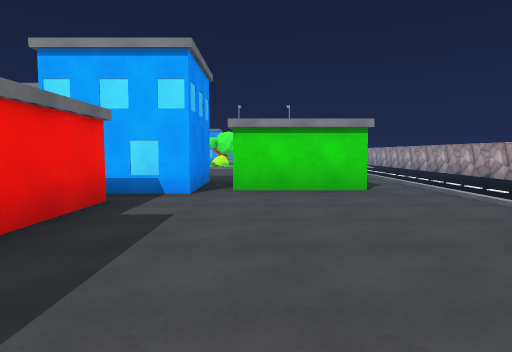
[1] (above)

24 first-person views from a walk through a scene from a Unity 3-D project. The camera is 1.4 m above the floor, tilts 4° down and sees 75° across. The floor is counted in squares, 2 m on a side. Each view is taken from the middle of a square. On the plan, view 1 faces up. The plan holds only what a view shows up to about 10 squares ahead; the rest is blank. The place goes on beyond the plan. The player is left out. Some animated figures are left out. Surface patterns are stand-ins for the level's own textures.

[2]
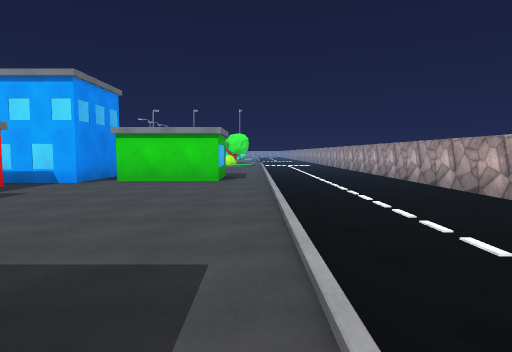

[3]
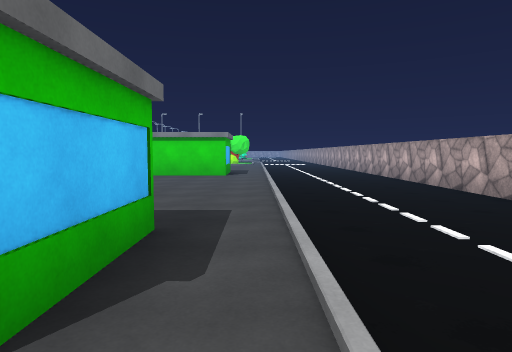

[4]
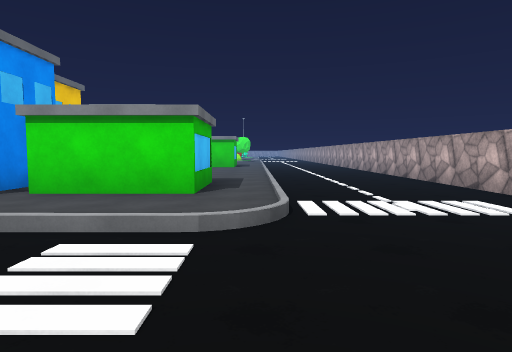

[5]
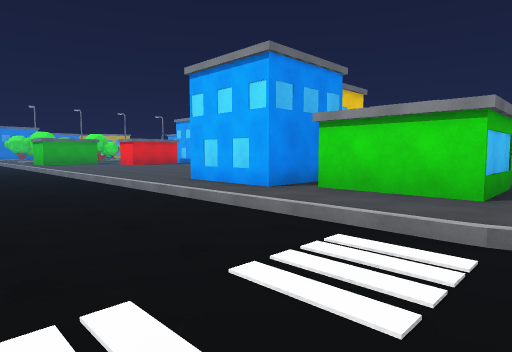

[6]
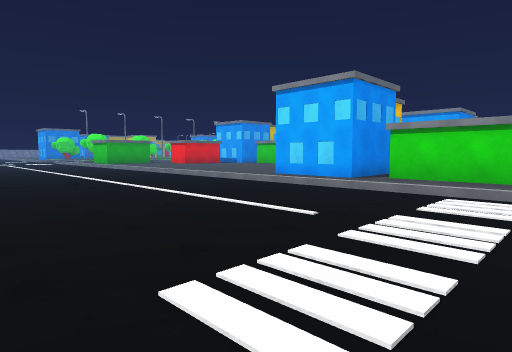

[7]
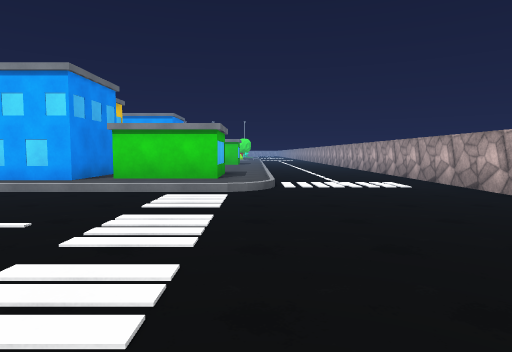

[8]
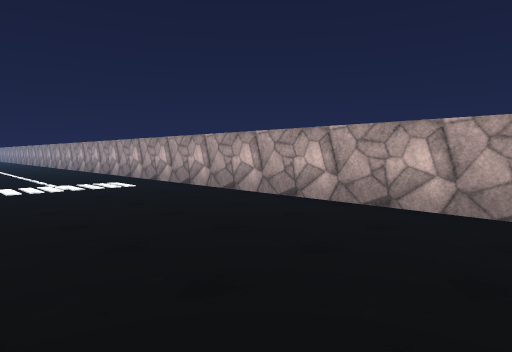

[9]
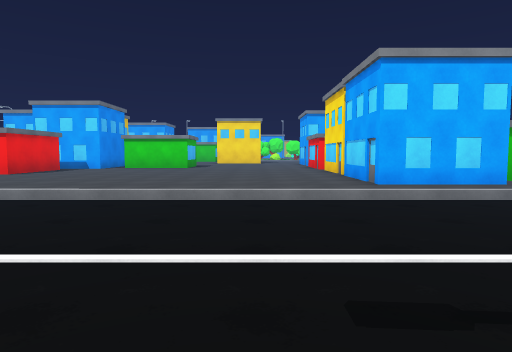

[10]
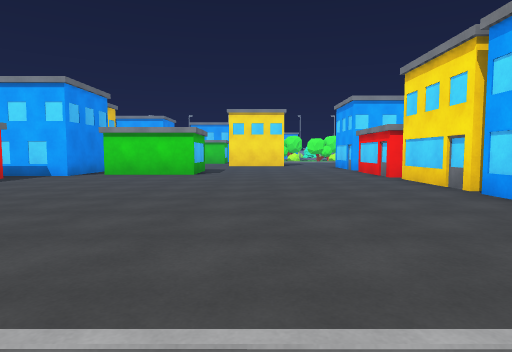

[11]
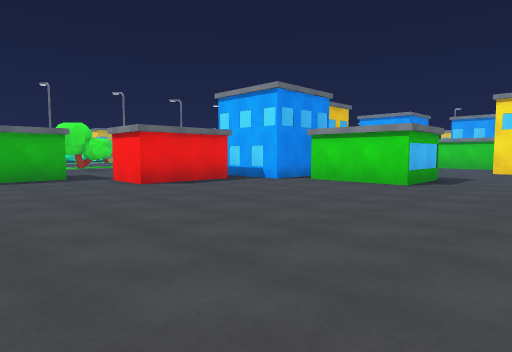

[12]
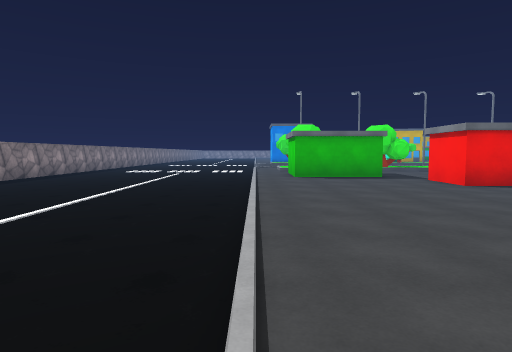

[13]
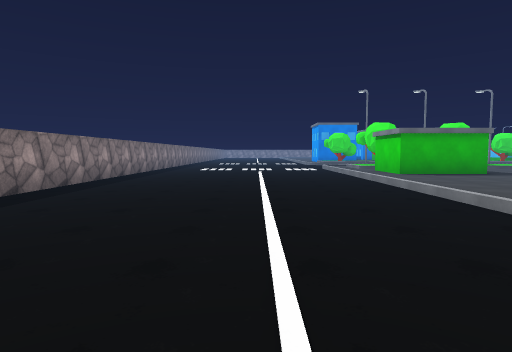

[14]
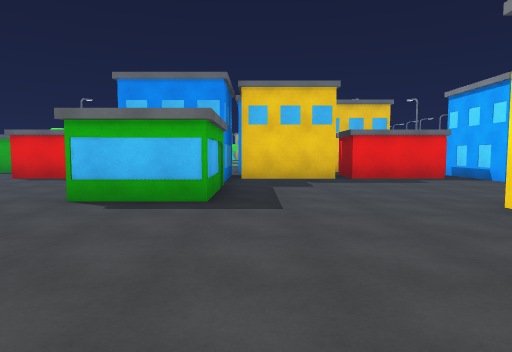

[15]
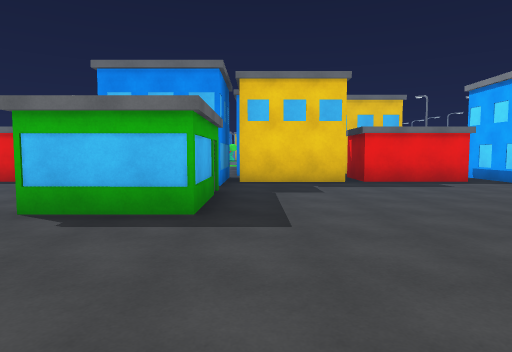

[16]
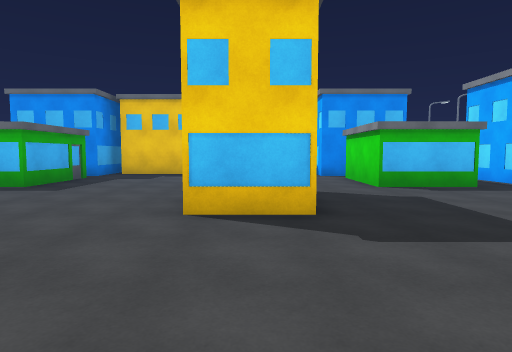

[17]
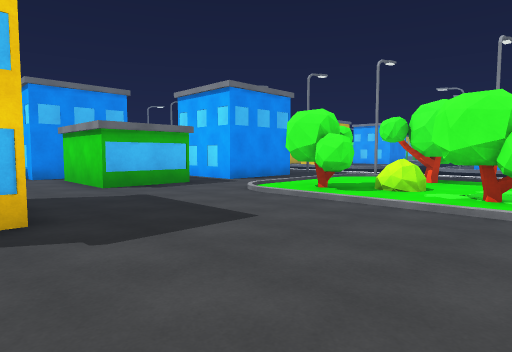

[18]
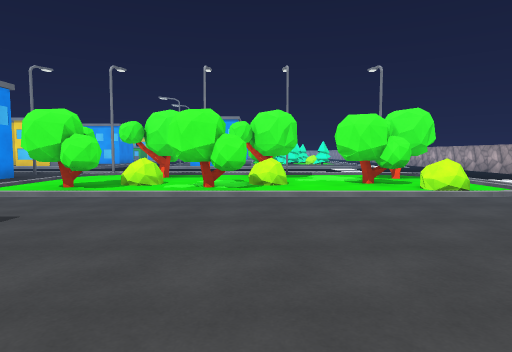

[19]
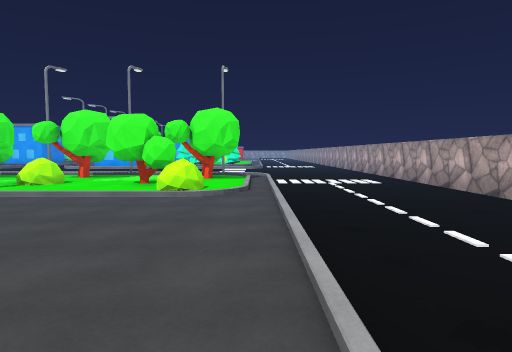

[20]
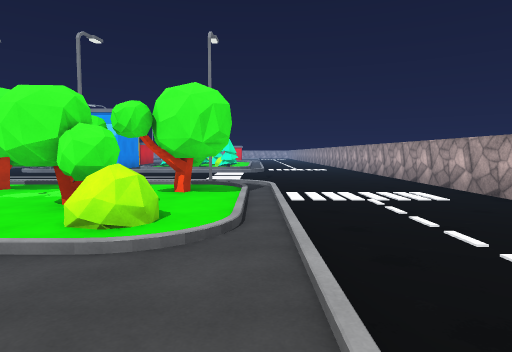

[21]
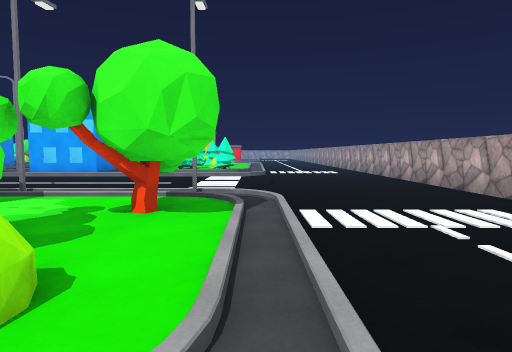

[22]
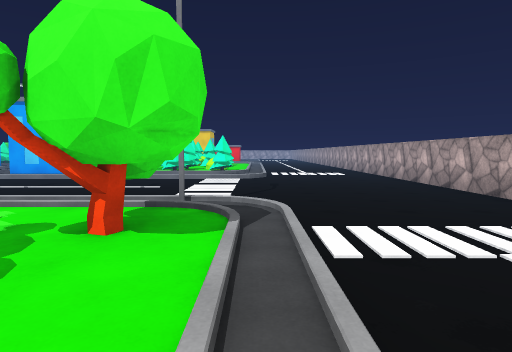

[23]
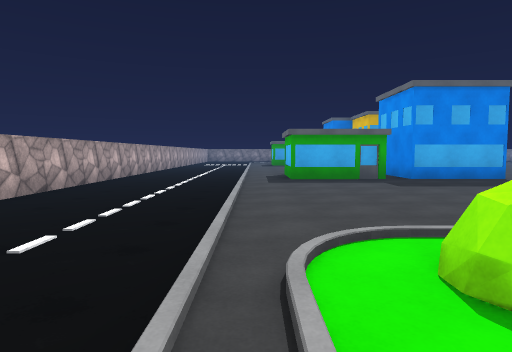

[24]
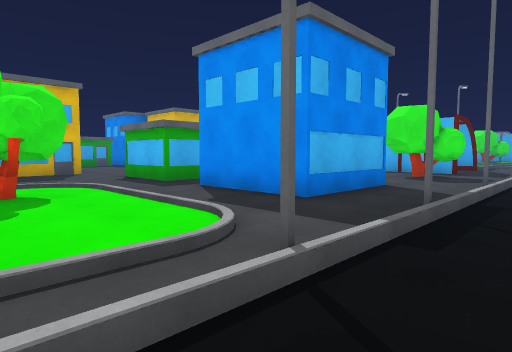

### Floor plan
Key: @ floor where view 1 was taken; # wall or solid block; . main floor; - floor 0.25 m lower than the main floor; / step, stairs or slope; B building; T tree; O other object.
Columns run from 17 left of view 1 to 8 right of it. Each row starts with its distance up from view 1.
 24              ------ -----#
 23              ------------#
 22               -----------#
 21         -----  ----.-----#
 20    //#//#/#// //#//#/----#
 19  .........//T//T/////----#
 18  O.T..B##./.#T.T/..T/...-#
 17  O..   ##./..../.T../----#
 16  O    ###./T.TTT.TT./----#
 15        .../TT.T...TT/----#
 14        BB............----
 13      #BBB............---
 12    ###...............----
 11     B................----#
 10     B....  B.........----#
  9    BB................----#
  8 OO  #.........##.BBB.----#
  7   O #........ ##.BBB.----#
  6   OB#.........##B....----#
  5    ###BBB....  ......----#
  4     ##BBB.....B......----#
  3    B##........B......----#
  2     B.........B......----#
  1     B.........# .....----#
  0  ..BB.........#  @...----#
 -1  .............#    B.----#
 -2  B............#    B.----#
 -3  B...........B##.BBB.----#
 -4  B......................-#
 -5  ////////////////////----#
 -6  ------------------.-----#
 -7  ------------------------#
 -8  ------------------.-----#
 -9  ------------------------#
-10  ------------------.-----#
-11  --------       ---------
-12  ######

Positions as (right, up) in squares from view 1, and headings:
1: (0, 0), facing up
2: (3, -2), facing up
3: (3, -4), facing up
4: (3, -8), facing up
5: (3, -8), facing up-left
6: (3, -11), facing up-left
7: (3, -11), facing up
8: (3, -11), facing up-right
9: (-6, -10), facing up
10: (-7, -6), facing up
11: (-6, -4), facing up-left
12: (-6, -5), facing left
13: (-6, -8), facing left
14: (-4, 6), facing left
15: (-5, 6), facing left
16: (-2, 10), facing left
17: (-2, 10), facing up-left
18: (-2, 9), facing up
19: (3, 9), facing up
20: (3, 12), facing up
21: (3, 14), facing up
22: (3, 15), facing up
23: (3, 17), facing down
24: (-5, 21), facing down-left
